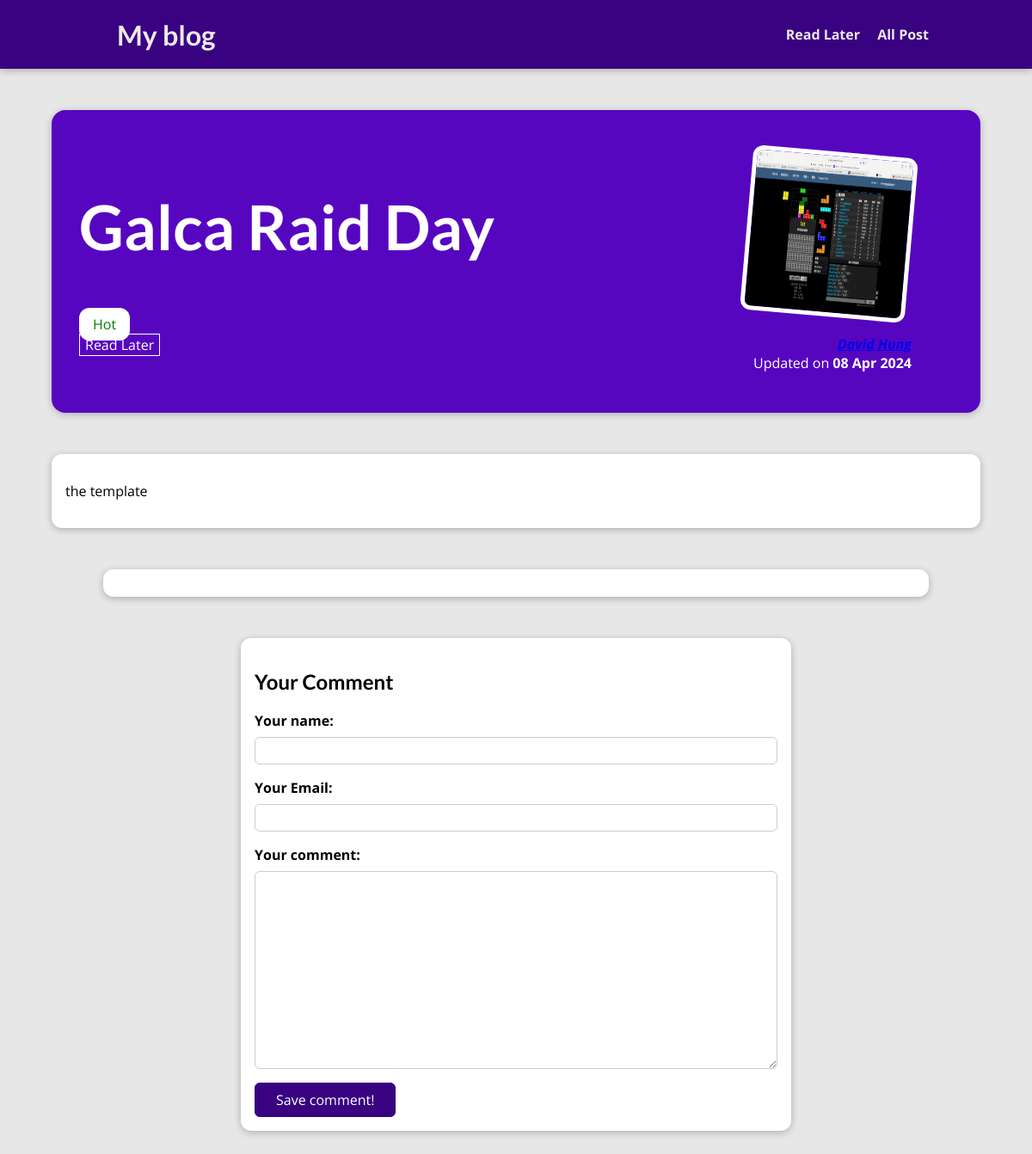
The page /posts/galca-raid-day on the database its author committed.
### blogger/models.py (models this page shows, shortened)
class post(models.Model):
    title = models.CharField(max_length=50)
    excerpt = models.CharField(max_length=150, blank=True)
    image = models.ImageField(upload_to="image", null= True)
    date = models.DateField(auto_now=True,null = True)
    author = models.ForeignKey(Author, on_delete=models.SET_NULL, null=True)
    slug = models.SlugField(unique=True, default="", blank=True, db_index=True)
    content = models.TextField(validators=[MinLengthValidator(3)],blank = True)
    tags = models.ManyToManyField(Tag)

class Tag(models.Model):
    captions = models.CharField(max_length=20)

class Author(models.Model):
    first_name = models.CharField(max_length=100)
    last_name = models.CharField(max_length=100)
    email = models.EmailField(null = True)
    def full_name(self):
        return f"{self.first_name} {self.last_name}"
    def __str__(self):
        return self.full_name()

### blogger/views.py (the view)
# urls.py: path("posts/<slug:slug>",views.MyPost.as_view(), name="ind_post")
class MyPost(View):
    template_name = "blogger/myPost.html"
    model = post
    def get(self, request, slug):
        p = get_object_or_404(post, slug=slug)
        stored_post = request.session.get('stored_post')
        is_stored = False
        if stored_post is not None:
            if p.id in stored_post:
                is_stored = True
        form = CommentForm()
        return render(
            request,
            "blogger/myPost.html",
            {
                "post": p,
                "tags": p.tags.all(),
                "comment_form": form,
                "comments": p.comments.all().order_by("-date"),
                "is_stored":is_stored
            },
        )
    def post(self, request, slug):
        p = post.objects.get(slug=slug)
        stored_post = request.session.get('stored_post')
        if stored_post is not None:
            is_stored = p.id in stored_post
        else:
            is_stored = False
        comment_form = CommentForm(request.POST)
        if comment_form.is_valid():
            comment = comment_form.save(commit=False)
            comment.post = p
            comment.save()
            redirect_url = reverse("ind_post", kwargs={"slug": slug})
            return HttpResponseRedirect(redirect_url)
        return render(
            request,
            "blogger/myPost.html",
            {"post": p, "tags": p.tags.all(), "comment_form": form,'is_stored': is_stored},
        )

### blogger/forms.py
class CommentForm(forms.ModelForm):
    class Meta:
        model  = Comment
        exclude = ['post', 'date']
        labels = {"name":'Your name:',
                   "email": "Your Email:",
                   "text":"Your comment"}

### blogger/templates/blogger/myPost.html (shortened to what this page needs)
{% extends 'layout.html' %}
{% load static %}
{% block css_file %}
  <link rel="stylesheet" href=" {% static 'blogger/indPost.css' %}" />
{% endblock %}
{% block content %}
  <section id="summary">
    <h2>{{ post.title }}</h2>
    <div>
      {% for tag in tags %}
        <span class ="tags">{{ tag.captions }}</span>
      {% endfor %}
    </div>
    <div id="read-later">
      <form action="{% url "read_later" %}" method="post">
        {% if is_stored is True %}
        <button> Remove from read-later playlist </button>
        {% else %}
       <button> Read Later </button>
        {% endif %}
      </form>
    </div>
    <article>
      <img src={{post.image.url}} alt="{{ post.title }}" />
      <address>
        <a href="mailto:{{ post.author.email }}">{{ post.author|title }}</a>
      </address>
      <div>
        Updated on <time>{{ post.date|date:'d M Y' }}</time>
      </div>
    </article>
  </section>
  <main>
    {{ post.content|linebreaks }}
  </main>
  <section id="comments">
  </section>
  <section id = "comment-form">
    <h2> Your Comment </h2>
  <dvi>
    <form action = "{% url "ind_post" post.slug %}"  method="post">
      {% for field in comment_form  %}
      <div class="form-control">
          {{field.label_tag}}
          {{field}}
      </div>
      {% endfor %}
      <button> Save comment! </button>
    </form>
  </dvi>
{% endblock %}

### static/app.css (style rules this page uses)
* { box-sizing: border-box; }
html { font-family: 'Open Sans', 'Lato', sans-serif; }
body { margin: 0; }
h1, h2, h3 { font-family: 'Lato', sans-serif; font-weight: bold; }

### blogger/static/blogger/indPost.css (style rules this page uses)
body { background-color: #e7e7e7; }
#summary { margin: 8rem auto 3rem auto; padding: 2rem; width: 90%; max-width: 90rem; border-radius: 16px; background-color: #5706c0; position: relative; box-shadow: 0 2px 8px rgba(0, 0, 0, 0.25); height: 22rem; }
#summary h2 { color: white; font-size: 4.5rem; }
#summary article { position: absolute; top: 2rem; right: 3rem; padding: 1rem 2rem; border-radius: 12px; text-align: right; color: white; }
#summary article img { width: 12rem; height: 12rem; border-radius: 12px; transform: rotateZ(5deg); border: 5px solid white; margin-bottom: 1rem; }
#summary address { font-weight: bold; }
#summary time { font-weight: bold; }
main { width: 90%; max-width: 90rem; margin: 3rem auto; background-color: white; padding: 1rem; border-radius: 12px; box-shadow: 0 2px 8px rgba(0, 0, 0, 0.25); }
.tags { background-color: white; color: green; padding: 0.5rem 1rem; border-radius: 12px; }
#comment-form { margin: 3rem auto; width: 90%; max-width: 40rem; border-radius: 12px; background-color: white; box-shadow: 0 2px 8px rgba(0, 0, 0, 0.25); padding: 1rem; }
#comment-form button { font: inherit; background-color: #390281; color: white; border: 1px solid #390281; padding: 0.5rem 1.5rem; border-radius: 6px; cursor: pointer; }
.form-control { margin-bottom: 1rem; }
.form-control label { font-weight: bold; margin-bottom: 0.5rem; display: block; }
.form-control input, .form-control textarea { display: block; width: 100%; font: inherit; padding: 0.25rem; border-radius: 6px; border: 1px solid #ccc; }
#comments { margin: 3rem auto; width: 90%; max-width: 60rem; border-radius: 12px; background-color: white; box-shadow: 0 2px 8px rgba(0, 0, 0, 0.25); padding: 1rem 2rem; }
#read-later { margin: 2rem, 0; }
#read-later button { background-color: transparent; border: 1px solid white; font: inherit; color: white; cursor: pointer; }

### rows shown on the page
post: title "Galca Raid Day", image (picture), author "David Hung", date "08 Apr 2024", content "the template"
Tag: captions "Hot"

### other values the page prints
{{ field.label_tag }} "Your name:" "Your Email:" "Your comment:"
